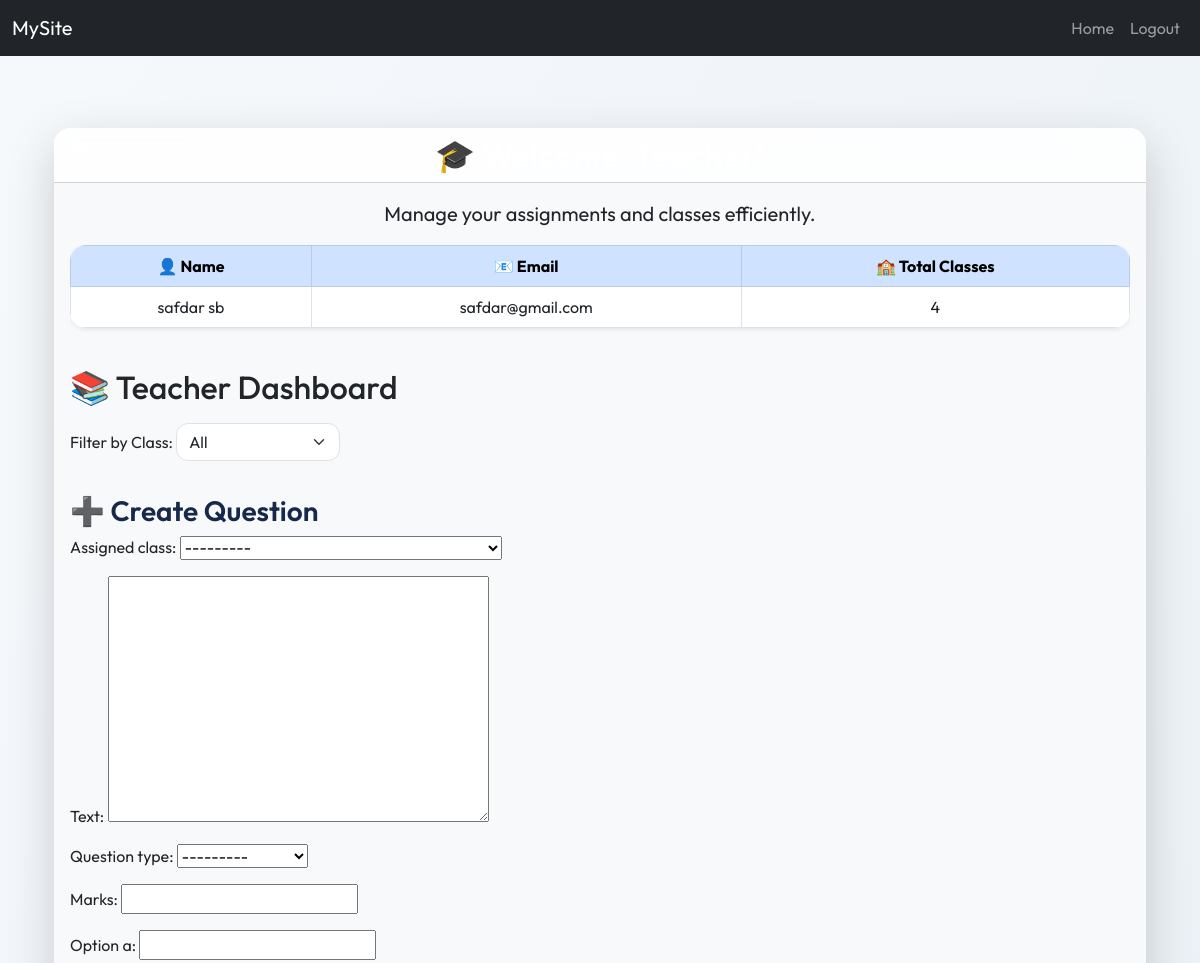
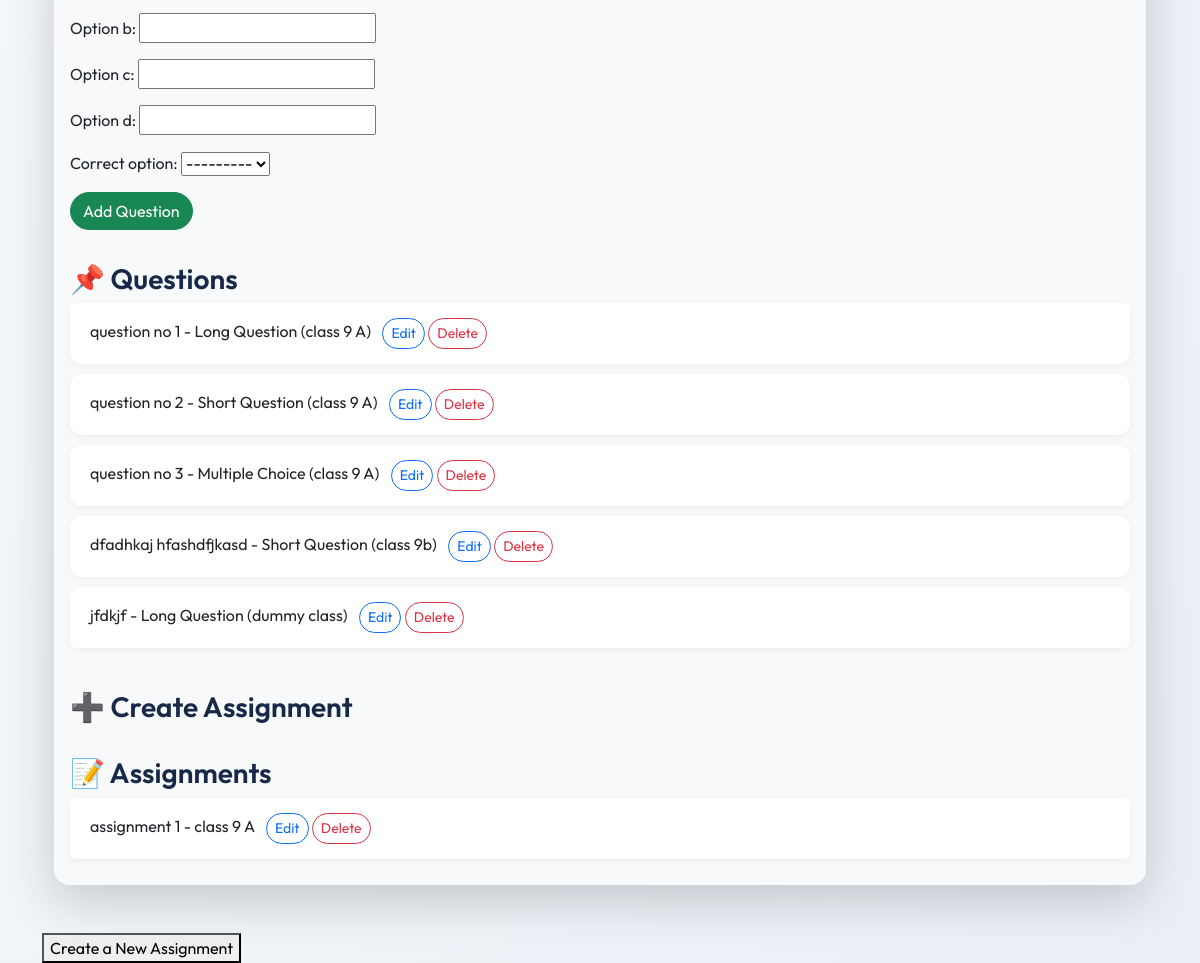
The app's page /user/teacher/dashboard/ (signed in) with its own data (2 pictures, top to bottom).
### users/models.py (models this page shows, shortened)
class User(AbstractBaseUser, PermissionsMixin):
    ROLE_CHOICES = [
        ('admin', 'Admin'),
        ('teacher', 'Teacher'),
        ('student', 'Student'),
    ]
    email = models.EmailField(unique=True)
    full_name = models.CharField(max_length=255)
    is_active = models.BooleanField(default=True)
    is_staff = models.BooleanField(default=False)
    school = models.ForeignKey("school.School", on_delete=models.SET_NULL, null=True, blank=True)
    role = models.CharField(max_length=20, choices=ROLE_CHOICES, default='student')
    date_joined = models.DateTimeField(auto_now_add=True)
    objects = CustomUserManager()
    USERNAME_FIELD = 'email'
    REQUIRED_FIELDS = ['full_name']

### assignments/models.py (models this page shows, shortened)
class AssignmentQuestion(models.Model):
    QUESTION_TYPE_CHOICES=[
        ('LONG', 'Long Question'),
        ('SHORT', 'Short Question'),
        ('MCQ', 'Multiple Choice')
    ]
    teacher = models.ForeignKey(
        User,
        on_delete= CASCADE,
        limit_choices_to={'role': 'teacher'},
        related_name= 'questions'
    )
    assigned_class = models.ForeignKey(ClassRoom, on_delete=CASCADE, related_name='questions')
    text = models.TextField()
    question_type = models.CharField(max_length=5, choices = QUESTION_TYPE_CHOICES)
    marks = models.PositiveIntegerField()
    option_a = models.CharField(max_length = 255, blank = True, null = True)
    option_b = models.CharField(max_length=255, blank=True, null=True)
    option_c = models.CharField(max_length=255, blank=True, null=True)
    option_d = models.CharField(max_length=255, blank=True, null=True)
    correct_option = models.CharField(
        max_length=1,
        choices = [('a','A'), ('b', 'B'), ('c', 'C'), ('d', 'D')],
        null=True,
        blank=True,
    )
    created_at = models.DateTimeField(auto_now_add=True)

class Assignment(models.Model):
    title = models.CharField(max_length=255, verbose_name='Title')
    description = models.TextField(verbose_name='Description', blank=True, null=True)
    due_date = models.DateTimeField(validators=[validate_due_date])
    created_at = models.DateTimeField(auto_now_add=True)
    teacher = models.ForeignKey(
        User,
        on_delete=CASCADE,
        limit_choices_to={'role': 'teacher'},
        related_name='assignments',
        blank=True,
        null=True
    )
    assigned_class = models.ForeignKey(
        ClassRoom,
        on_delete=CASCADE,
        related_name='assignments')
    questions = models.ManyToManyField(
        AssignmentQuestion,
        through = 'AssignmentQuestionThrough',
        related_name = 'assignments'
    )

### school/models.py (models this page shows, shortened)
class ClassRoom(models.Model):
    name = models.CharField(max_length=100)
    grade_level= models.IntegerField(validators=[validate_grade_level])
    school = models.ForeignKey(School, on_delete=models.CASCADE, related_name='classes')
    assigned_teacher = models.ForeignKey(
        User,
        on_delete=models.SET_NULL,
        null=True,
        blank=True,
        limit_choices_to={'role': 'teacher'},
        related_name='teaching_classes'
    )
    students = models.ManyToManyField(
        User,
        blank=True,
        limit_choices_to={'role': 'student'},
        related_name='enrolled_classes'
    )
    is_active = models.BooleanField(default=True, verbose_name="Is Active")
    created_at = models.DateTimeField(auto_now_add=True)
    class Meta:
        unique_together = ('name', 'school')  #here ensuring classname should be unique, we fullfilled one section or multiple section requirements here
    def __str__(self):
        return f"{self.name} - Grade {self.grade_level} ({self.school.name})"

### users/views.py (the view, shortened to what this page needs)
# urls.py: path('teacher/dashboard/', TeacherDashboardView.as_view(), name='teacher_dashboard'),
@method_decorator(teacher_required, name='dispatch')
class TeacherDashboardView(View):
    template_name = 'teacher_dashboard.html'
    def get(self, request):
        if request.user.role !='teacher':
            return HttpResponse("this moduel is only for teacher")
        name_is, email_is, temp = teacher_basic_info(request)
        class_filter = request.GET.get('class_id')
        classes = request.user.teaching_classes.all()
        if class_filter:
            questions = AssignmentQuestion.objects.filter(teacher = request.user, assigned_class__id = class_filter)
            assignments = Assignment.objects.filter(teacher = request.user, assigned_class__id = class_filter)
        else:
            questions = AssignmentQuestion.objects.filter(teacher = request.user)
            assignments = Assignment.objects.filter(teacher=request.user)
        question_forms = {
            q.id: AssignmentQuestionInLineForm(instance=q, user=request.user)
            for q in questions
        }
        context = {
            'classes': classes,
            'selected_class_id':class_filter,
            "assignment_form": AssignmentForm(request = request),
            "question_form":AssignmentQuestionInLineForm(user=request.user),
            'question_forms' : question_forms,
            'assignments' : assignments,
            'questions': questions,
            "name_is": name_is,
            "email_is": email_is,
            'total_classes': temp
        }
        return render(request, self.template_name, context)

### assignments/forms.py (shortened to what this page needs)
class AssignmentForm(forms.ModelForm):
    class Meta:
        model = Assignment
        fields = ['title', 'assigned_class', 'due_date']
    def __init__(self, *args, **kwargs):
        self.request = kwargs.pop("request", None)
        super().__init__(*args, **kwargs)
        if self.request and self.request.user.role == "teacher":
            self.fields['assigned_class'].queryset = self.request.user.teaching_classes.all()

class AssignmentQuestionInLineForm(forms.ModelForm):
    class Meta:
        model = AssignmentQuestion
        fields = ('assigned_class', 'text', 'question_type', 'marks', 'option_a', 'option_b', 'option_c', 'option_d', 'correct_option')
    def __init__(self, *args, **kwargs):
        user = kwargs.pop('user', None)
        super().__init__(*args, **kwargs)
        self.user = user
        self.fields['assigned_class'].queryset = ClassRoom.objects.filter(assigned_teacher=user)

### users/templatetags/custom_filters.py (called while the page is built)
@register.filter
def get_item(dictionary, key):
    return dictionary.get(key)

### users/views.py (called while the page is built)
def teacher_basic_info(request):
    role_is = request.user.role
    name_is = request.user.full_name
    email_is = request.user.email
    all_classes_of_teacher = ClassRoom.objects.filter(assigned_teacher__email__iexact=email_is)
    temp = 0
    for class_ in all_classes_of_teacher:
        temp += 1
    return name_is, email_is, temp

### users/templates/teacher_dashboard.html (shortened to what this page needs)
{% extends 'base.html' %}
{% load custom_filters %}
{% block content %}
<div class="container py-5">
    <div class="card shadow-lg border-0 rounded-4">
        <div class="card-header bg-gradient text-white rounded-top-4"
             style="background: linear-gradient(135deg, #4b6cb7 0%, #182848 100%);">
            <h2 class="text-center mb-0">🎓 Welcome, Teacher!</h2>
        </div>
        <div class="card-body bg-light rounded-bottom-4">
            <p class="text-center fs-5">Manage your assignments and classes efficiently.</p>
            <div class="table-responsive mb-4">
                <table class="table table-hover table-bordered rounded-4 overflow-hidden shadow-sm bg-white">
                    <thead class="table-primary text-center">
                    <tr>
                        <th>👤 Name</th>
                        <th>📧 Email</th>
                        <th>🏫 Total Classes</th>
                    </tr>
                    </thead>
                    <tbody class="text-center">
                    <tr>
                        <td>{{ name_is }}</td>
                        <td>{{ email_is }}</td>
                        <td>{{ total_classes }}</td>
                    </tr>
                    </tbody>
                </table>
            </div>
            <h2 class="mb-3">📚 Teacher Dashboard</h2>
            <form class="mb-4" method="get">
                <label class="form-label">Filter by Class:</label>
                <select class="form-select w-auto d-inline-block" name="class_id" onchange="this.form.submit()">
                    <option value="">All</option>
                </select>
            </form>
            <h3>➕ Create Question</h3>
            <form class="mb-4" method="post">
                {{ question_form.as_p }}
                <button class="btn btn-success" type="submit">Add Question</button>
            </form>
            <h3>📌 Questions</h3>
            <ul class="list-group mb-4">
                {% for q in questions %}
                <li class="list-group-item">
                    <div id="question-display-{{ q.id }}">
                        {{ q.text }} - {{ q.get_question_type_display }} ({{ q.assigned_class.name }})
                        <button class="btn btn-sm btn-outline-primary ms-2"
                                onclick="toggleEditForm('{{ q.id }}', 'question')">Edit
                        </button>
                        <form method="post" style="display:inline;">
                            <button class="btn btn-sm btn-outline-danger" type="submit">Delete</button>
                        </form>
                    </div>
                </li>
                {% empty %}
                <li class="list-group-item text-muted">No questions available.</li>
                {% endfor %}
            </ul>
            <h3>➕ Create Assignment</h3>
            <h3>📝 Assignments</h3>
            <ul class="list-group">
                {% for a in assignments %}
                <li class="list-group-item">
                    <div id="assignment-display-{{ a.id }}">
                        {{ a.title }} - {{ a.assigned_class.name }}
                        <button class="btn btn-sm btn-outline-primary ms-2"
                                onclick="toggleEditForm('{{ a.id }}', 'assignment')">Edit
                        </button>
                        <form method="post" style="display:inline;">
                            <button class="btn btn-sm btn-outline-danger" type="submit">Delete</button>
                        </form>
                    </div>
                </li>
                {% empty %}
                <li class="list-group-item text-muted">No assignments available.</li>
                {% endfor %}
            </ul>
        </div>
    </div>
</div>
<div>
    <a href="{% url 'assignment_create_view' %}">
        <button type="button" >Create a New Assignment</button>
    </a>
</div>
{% endblock %}

### users/templates/teacher_dashboard.html (style rules this page uses)
body { font-family: 'Outfit', sans-serif; background: linear-gradient(120deg, #f6f9fc, #e9eff5); color: #333; }
.card { background: rgba(255, 255, 255, 0.85); backdrop-filter: blur(12px); border-radius: 1.5rem; border: 1px solid rgba(255, 255, 255, 0.2); box-shadow: 0 20px 50px rgba(0, 0, 0, 0.1); }
.card-header h2 { font-weight: 600; letter-spacing: 0.5px; }
.table { border-radius: 1rem; overflow: hidden; }
.btn { border-radius: 50px; transition: all 0.3s ease; }
.form-select, .form-control { border-radius: 12px; }
h3 { margin-top: 2rem; font-weight: 600; color: #182848; }
.list-group-item { background-color: #fff; border: none; box-shadow: 0 2px 8px rgba(0, 0, 0, 0.05); border-radius: 12px; margin-bottom: 10px; padding: 15px 20px; }
.table th, .table td { vertical-align: middle; }

### records on screen
User: full_name "safdar sb", email "safdar@gmail.com"
AssignmentQuestion: text "question no 1", question_type "Long Question", assigned_class.name "class 9 A"
AssignmentQuestion: text "question no 2", question_type "Short Question", assigned_class.name "class 9 A"
AssignmentQuestion: text "question no 3", question_type "Multiple Choice", assigned_class.name "class 9 A"
AssignmentQuestion: text "dfadhkaj hfashdfjkasd", question_type "Short Question", assigned_class.name "class 9b"
AssignmentQuestion: text "jfdkjf", question_type "Long Question", assigned_class.name "dummy class"
Assignment: title "assignment 1", assigned_class.name "class 9 A"

### other values on screen
{{ total_classes }} "4"
